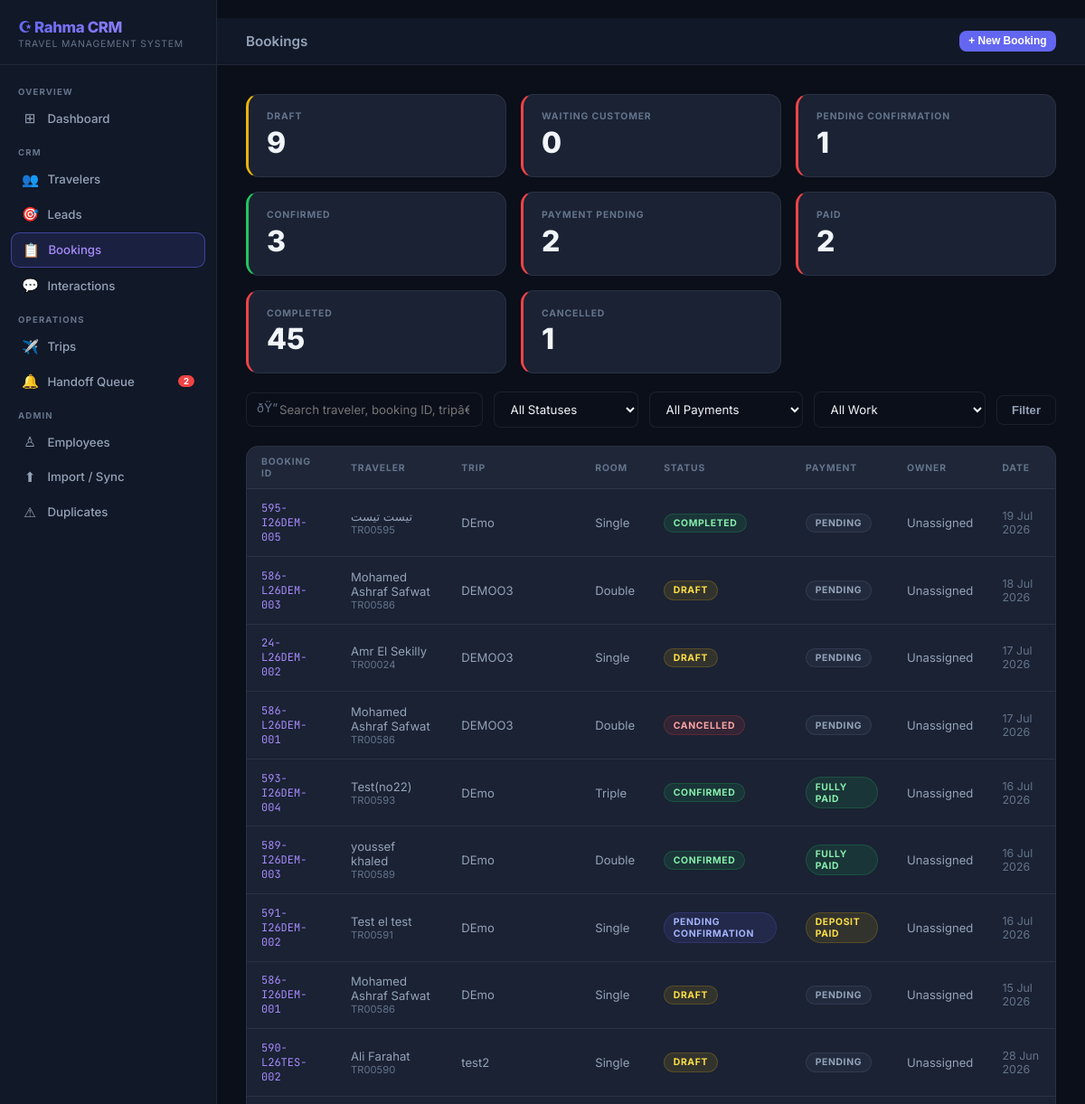
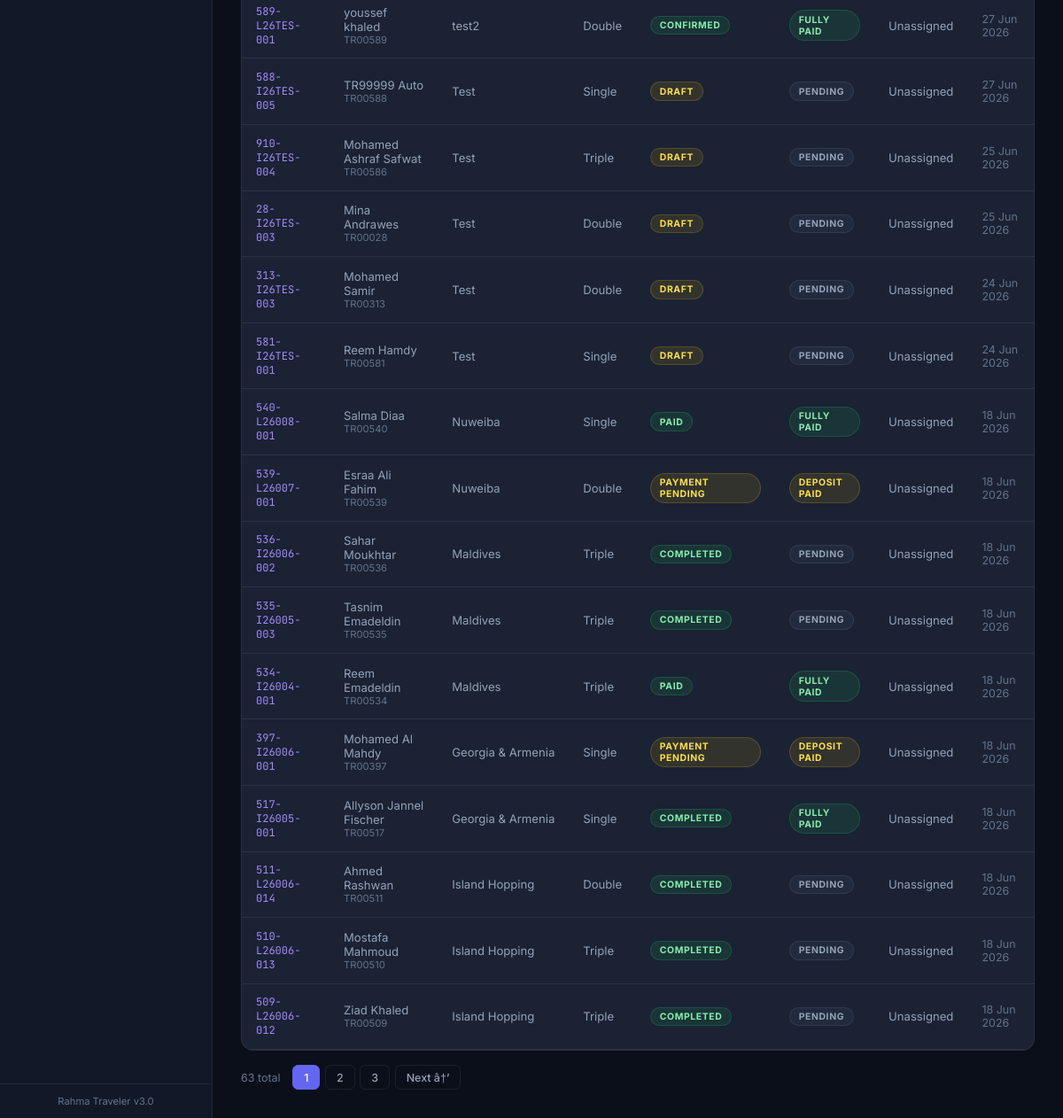
The page /bookings/ on the database its author committed (2 pictures, top to bottom).
### app/models/booking.py (models this page shows, shortened)
class TripBooking(db.Model):
    __tablename__ = 'trip_bookings'
    booking_id = db.Column(db.String(50), primary_key=True)
    trip_id = db.Column(db.String(50), db.ForeignKey('trips.trip_id'))
    trip_name = db.Column(db.String(200))
    traveler_id = db.Column(db.String(20), db.ForeignKey('travelers.traveler_id'))
    traveler_name = db.Column(db.String(200))
    room_type = db.Column(db.String(50))
    flight_option = db.Column(db.String(50))
    date_option = db.Column(db.String(50))
    currency = db.Column(db.String(20))
    group_size = db.Column(db.Integer, default=1)
    booking_status = db.Column(db.String(50)) # Draft / Confirmed / Cancelled
    draft_created_at = db.Column(db.DateTime, default=_utc_now)
    booking_source = db.Column(db.String(100))
    lead_id = db.Column(db.String(50))
    interaction_id = db.Column(db.String(50))
    alert_id = db.Column(db.String(50))
    payment_status = db.Column(db.String(100))
    passport_required = db.Column(db.Boolean, default=False)
    passport_status = db.Column(db.String(50))
    booking_notes = db.Column(db.Text)
    assigned_to = db.Column(db.String(100))
    assigned_to_user_id = db.Column(db.Integer, db.ForeignKey('users.id'), index=True)
    assigned_at = db.Column(db.DateTime)
    assigned_by_user_id = db.Column(db.Integer, db.ForeignKey('users.id'), index=True)
    priority = db.Column(db.String(50))
    next_follow_up_at = db.Column(db.DateTime)
    next_action = db.Column(db.String(200))
    last_contact_at = db.Column(db.DateTime)
    customer_response_status = db.Column(db.String(100))
    assigned_user = db.relationship(
        'User',
        foreign_keys=[assigned_to_user_id],
        back_populates='assigned_bookings',
    )
    assigned_by_user = db.relationship('User', foreign_keys=[assigned_by_user_id])

### app/routes/bookings.py (the view, shortened to what this page needs)
@bookings_bp.route('/')
def index():
    q = request.args.get('q', '')
    status = request.args.get('status', '')
    payment = request.args.get('payment', '')
    queue = request.args.get('queue', '')
    employee_id = request.args.get('employee_id', type=int)
    page = request.args.get('page', 1, type=int)
    per_page = 25
    query = TripBooking.query
    if status:
        query = query.filter(TripBooking.booking_status == status)
    if payment:
        query = query.filter(TripBooking.payment_status == payment)
    if queue == 'assigned_to_me':
        query = query.filter(TripBooking.assigned_to_user_id == current_user_id())
    elif employee_id and has_permission('view_all'):
        query = query.filter(TripBooking.assigned_to_user_id == employee_id)
    elif queue == 'unassigned':
        query = query.filter(TripBooking.assigned_to_user_id.is_(None))
    elif queue == 'inactive_owner':
        query = query.filter(TripBooking.assigned_user.has(User.is_active.is_(False)))
    elif queue == 'overdue':
        query = query.filter(TripBooking.next_follow_up_at < datetime.combine(date.today(), datetime.min.time()))
    elif queue == 'today':
        start = datetime.combine(date.today(), datetime.min.time())
        end = datetime.combine(date.today(), datetime.max.time())
        query = query.filter(and_(TripBooking.next_follow_up_at >= start, TripBooking.next_follow_up_at <= end))
    elif queue == 'waiting_customer':
        query = query.filter(TripBooking.booking_status == 'Waiting Customer')
    elif queue == 'deposit_pending':
        query = query.filter(or_(TripBooking.payment_status == 'Pending', TripBooking.booking_status == 'Payment Pending'))
    elif queue == 'documents_missing':
        query = query.filter(TripBooking.passport_status == 'pending')
    pagination = query.order_by(TripBooking.draft_created_at.desc()).paginate(
        page=page, per_page=per_page, error_out=False)
    bookings = pagination.items
    counts = {s: TripBooking.query.filter_by(booking_status=s).count() for s in BOOKING_STATUSES}
    active_trips = Trip.query.filter(Trip.sales_status == 'Open').all()
    trips_data = [t.to_dict() for t in active_trips]
    return render_template('bookings/index.html',
                           bookings=bookings,
                           pagination=pagination,
                           total_count=pagination.total,
                           q=q,
                           current_status=status,
                           current_payment=payment,
                           current_queue=queue,
                           current_employee_id=employee_id,
                           employees=active_assignees() if has_permission('view_all') else [],
                           can_assign=has_permission('assign_work'),
                           statuses=BOOKING_STATUSES,
                           payment_statuses=PAYMENT_STATUSES,
                           counts=counts,
                           trips_data=trips_data,
                           today=date.today())

### app/security.py (called while the page is built, shortened)
def _configured_token() -> str:
    return str(current_app.config.get("CRM_API_TOKEN") or os.getenv("CRM_API_TOKEN", "")).strip()

def _api_token_authenticated() -> bool:
    configured = _configured_token()
    supplied = request.headers.get("X-CRM-API-Key", "").strip()
    authorization = request.headers.get("Authorization", "")
    if authorization.lower().startswith("bearer "):
        supplied = authorization[7:].strip()
    return bool(configured and supplied and hmac.compare_digest(configured, supplied))

def _role() -> str:
    user = current_user()
    if user:
        return str(user.role or "").strip().lower()
    if _api_token_authenticated():
        return str(request.headers.get("X-CRM-Role") or "agent").strip().lower()
    return ""

def current_user() -> User | None:
    raw_id = session.get("user_id")
    try:
        user_id = int(raw_id)
    except (TypeError, ValueError):
        return None
    user = db.session.get(User, user_id)
    return user if user and user.is_active else None

def current_role() -> str:
    return _role()

def has_permission(permission: str) -> bool:
    return permission in ROLE_PERMISSIONS.get(current_role(), set())

def generate_csrf_token() -> str:
    token = session.get("csrf_token")
    if not token:
        token = secrets.token_urlsafe(32)
        session["csrf_token"] = token
    return str(token)

def crm_request_guard():
    is_sensitive_read = request.method == "GET" and any(
        marker in request.path for marker in SENSITIVE_READ_MARKERS
    )
    if request.method not in WRITE_METHODS and not is_sensitive_read:
        return None

### app/templates/bookings/index.html (shortened to what this page needs)
﻿{% extends "base.html" %}
{% block topbar_title %}Bookings{% endblock %}
{% block topbar_actions %}
<button onclick="openModal('createBooking')" class="btn btn-primary btn-sm">+ New Booking</button>
{% endblock %}
{% block content %}
<div class="kpi-grid" style="grid-template-columns:repeat(3,1fr);margin-bottom:1.25rem">
    {% for s, color in [('Draft','badge-yellow'),('Waiting Customer','badge-blue'),('Pending Confirmation','badge-blue'),('Confirmed','badge-green'),('Payment Pending','badge-yellow'),('Paid','badge-green'),('Completed','badge-green'),('Cancelled','badge-red')] %}
    <a href="{{ url_for('bookings.index', status=s) }}" style="text-decoration:none">
        <div class="kpi-card" style="border-left:3px solid {% if s == 'Draft' %}var(--yellow){% elif s == 'Confirmed' %}var(--green){% else %}var(--red){% endif %}">
            <div class="kpi-label">{{ s }}</div>
            <div class="kpi-value">{{ counts.get(s, 0) }}</div>
        </div>
    </a>
    {% endfor %}
</div>
<form method="GET" action="{{ url_for('bookings.index') }}" class="search-bar">
    <div class="search-input-wrap">
        <span class="search-icon">ðŸ”</span>
        <input class="form-input" type="text" name="q" value="{{ q }}" placeholder="Search traveler, booking ID, tripâ€¦">
    </div>
    <select class="form-select" name="status" style="width:160px">
        <option value="">All Statuses</option>
    </select>
    <select class="form-select" name="payment" style="width:170px">
        <option value="">All Payments</option>
    </select>
    <select class="form-select" name="queue" style="width:190px">
        <option value="">All Work</option>
    </select>
    <button type="submit" class="btn btn-ghost">Filter</button>
</form>
{% if bookings %}
<div class="card" style="padding:0;overflow:hidden">
    <table class="data-table">
        <thead><tr>
            <th>Booking ID</th><th>Traveler</th><th>Trip</th><th>Room</th><th>Status</th><th>Payment</th><th>Owner</th><th>Date</th>
        </tr></thead>
        <tbody>
        {% for b in bookings %}
        <tr onclick="window.location='{{ url_for('bookings.detail', booking_id=b.booking_id) }}'">
            <td class="mono">{{ b.booking_id }}</td>
            <td>
                <div class="primary">{{ b.traveler_name or 'â€”' }}</div>
                {% if b.traveler_id %}<div style="font-size:0.7rem;color:var(--text-muted)">{{ b.traveler_id }}</div>{% endif %}
            </td>
            <td style="max-width:160px;overflow:hidden;text-overflow:ellipsis;white-space:nowrap">{{ b.trip_name or b.trip_id or 'â€”' }}</td>
            <td>{{ b.room_type or 'â€”' }}</td>
            <td>
                {% if b.booking_status == 'Confirmed' %}<span class="badge badge-green">Confirmed</span>
                {% elif b.booking_status == 'Payment Pending' %}<span class="badge badge-yellow">Payment Pending</span>
                {% elif b.booking_status == 'Paid' or b.booking_status == 'Completed' %}<span class="badge badge-green">{{ b.booking_status }}</span>
                {% elif b.booking_status == 'Waiting Customer' or b.booking_status == 'Pending Confirmation' %}<span class="badge badge-blue">{{ b.booking_status }}</span>
                {% elif b.booking_status == 'Cancelled' %}<span class="badge badge-red">Cancelled</span>
                {% else %}<span class="badge badge-yellow">Draft</span>{% endif %}
            </td>
            <td>
                {% if b.payment_status == 'Fully Paid' %}<span class="badge badge-green">{{ b.payment_status }}</span>
                {% elif b.payment_status == 'Deposit Paid' %}<span class="badge badge-yellow">{{ b.payment_status }}</span>
                {% elif b.payment_status == 'Refunded' %}<span class="badge badge-red">{{ b.payment_status }}</span>
                {% else %}<span class="badge badge-gray">{{ b.payment_status or 'Pending' }}</span>{% endif %}
            </td>
            <td>{{ b.assigned_user.display_name if b.assigned_user else (b.assigned_to or 'Unassigned') }}</td>
            <td style="font-size:0.78rem;color:var(--text-muted)">{{ b.draft_created_at.strftime('%d %b %Y') if b.draft_created_at else 'â€”' }}</td>
        </tr>
        {% endfor %}
        </tbody>
    </table>
</div>
<div class="pagination">
    <span style="font-size:0.78rem;color:var(--text-muted);margin-right:0.5rem">{{ total_count }} total</span>
    {% for p in pagination.iter_pages(left_edge=1, right_edge=1, left_current=2, right_current=2) %}
        {% if p %}<a href="{{ url_for('bookings.index', page=p, q=q, status=current_status, payment=current_payment, queue=current_queue, employee_id=current_employee_id) }}" class="page-btn {% if p == pagination.page %}active{% endif %}">{{ p }}</a>
        {% else %}<span style="padding:0 0.25rem;color:var(--text-muted)">â€¦</span>{% endif %}
    {% endfor %}
    {% if pagination.has_next %}
    <a href="{{ url_for('bookings.index', page=pagination.next_num, q=q, status=current_status, payment=current_payment, queue=current_queue, employee_id=current_employee_id) }}" class="page-btn">Next â†’</a>
    {% endif %}
</div>
{% endif %}
{% endblock %}

### app/templates/base.html (style rules this page uses)
*, *::before, *::after { box-sizing: border-box; margin: 0; padding: 0; }
:root { --bg-base: #0b0f1a; --bg-surface: #111827; --bg-card: #1a2234; --bg-hover: #1e2a40; --border: rgba(255,255,255,0.07); --border-act: rgba(99,102,241,0.5); --accent: #6366f1; --accent-2: #a78bfa; --text-main: #f1f5f9; --text-muted: #64748b; --text-dim: #94a3b8; --green: #22c55e; --yellow: #eab308; --red: #ef4444; --sidebar-w: 240px; }
html, body { height: 100%; font-family: 'Inter', sans-serif; background: var(--bg-base); color: var(--text-main); }
.btn { display: inline-flex; align-items: center; gap: 0.4rem; padding: 0.5rem 1rem; border-radius: 0.5rem; font-size: 0.82rem; font-weight: 600; border: none; cursor: pointer; text-decoration: none; transition: all 0.15s ease; }
.btn-primary { background: var(--accent); color: #fff; }
.btn-ghost { background: transparent; color: var(--text-dim); border: 1px solid var(--border); }
.btn-sm { padding: 0.3rem 0.65rem; font-size: 0.75rem; }
.card { background: var(--bg-card); border: 1px solid var(--border); border-radius: 0.875rem; padding: 1.5rem; }
.badge { display: inline-flex; align-items: center; padding: 0.2rem 0.6rem; border-radius: 999px; font-size: 0.65rem; font-weight: 700; text-transform: uppercase; letter-spacing: 0.06em; }
.badge-green { background: rgba(34,197,94,0.12); color: #86efac; border: 1px solid rgba(34,197,94,0.2); }
.badge-yellow { background: rgba(234,179,8,0.12); color: #fde047; border: 1px solid rgba(234,179,8,0.2); }
.badge-red { background: rgba(239,68,68,0.12); color: #fca5a5; border: 1px solid rgba(239,68,68,0.2); }
.badge-blue { background: rgba(99,102,241,0.12); color: #a5b4fc; border: 1px solid rgba(99,102,241,0.2); }
.badge-gray { background: rgba(100,116,139,0.12);color: #94a3b8; border: 1px solid rgba(100,116,139,0.2); }
.data-table { width: 100%; border-collapse: collapse; font-size: 0.82rem; }
.data-table thead th { text-align: left; padding: 0.65rem 1rem; color: var(--text-muted); font-size: 0.65rem; font-weight: 700; text-transform: uppercase; letter-spacing: 0.08em; border-bottom: 1px solid var(--border); background: rgba(255,255,255,0.02); }
.data-table tbody tr { border-bottom: 1px solid var(--border); transition: background 0.1s; cursor: pointer; }
.data-table tbody td { padding: 0.8rem 1rem; color: var(--text-dim); vertical-align: middle; }
.data-table tbody td.mono { font-family: 'JetBrains Mono', monospace; font-size: 0.75rem; color: var(--accent-2); }
.form-input, .form-select, .form-textarea { width: 100%; background: var(--bg-base); border: 1px solid var(--border); border-radius: 0.5rem; padding: 0.6rem 0.85rem; color: var(--text-main); font-size: 0.83rem; font-family: 'Inter', sans-serif; outline: none; transition: border-color 0.15s; }
.form-select option { background: var(--bg-surface); }
.search-bar { display: flex; gap: 0.75rem; align-items: center; margin-bottom: 1.25rem; flex-wrap: wrap; }
.search-input-wrap { position: relative; flex: 1; min-width: 200px; }
.search-input-wrap input { padding-left: 2.25rem; }
.search-icon { position: absolute; left: 0.75rem; top: 50%; transform: translateY(-50%); color: var(--text-muted); font-size: 0.85rem; pointer-events: none; }
.kpi-grid { display: grid; grid-template-columns: repeat(auto-fit, minmax(170px, 1fr)); gap: 1rem; margin-bottom: 1.5rem; }
.kpi-card { background: var(--bg-card); border: 1px solid var(--border); border-radius: 0.875rem; padding: 1.1rem 1.25rem; }
.kpi-label { font-size: 0.65rem; font-weight: 700; color: var(--text-muted); text-transform: uppercase; letter-spacing: 0.08em; }
.kpi-value { font-size: 2rem; font-weight: 800; color: var(--text-main); line-height: 1.1; margin: 0.3rem 0 0.15rem; }
.pagination { display: flex; align-items: center; gap: 0.35rem; margin-top: 1rem; }
.page-btn { padding: 0.35rem 0.75rem; border-radius: 0.4rem; font-size: 0.78rem; font-weight: 500; text-decoration: none; color: var(--text-dim); border: 1px solid var(--border); transition: all 0.15s; }
.page-btn.active { background: var(--accent); color: #fff; border-color: var(--accent); }

### rows shown on the page
TripBooking: booking_status "PENDING CONFIRMATION", get "1", booking_id "591-I26DEM-002", traveler_name "Test el test", traveler_id "TR00591", trip_name "DEmo", room_type "Single", payment_status "DEPOSIT PAID", assigned_user "Unassigned", draft_created_at "16 Jul 2026"
TripBooking: booking_status "CONFIRMED", get "3", booking_id "593-I26DEM-004", traveler_name "Test(no22)", traveler_id "TR00593", trip_name "DEmo", room_type "Triple", payment_status "FULLY PAID", assigned_user "Unassigned", draft_created_at "16 Jul 2026"
TripBooking: booking_id "595-I26DEM-005", traveler_name "تيست تيست", traveler_id "TR00595", trip_name "DEmo", room_type "Single", booking_status "COMPLETED", payment_status "PENDING", assigned_user "Unassigned", draft_created_at "19 Jul 2026"
TripBooking: booking_id "586-L26DEM-003", traveler_name "Mohamed Ashraf Safwat", traveler_id "TR00586", trip_name "DEMOO3", room_type "Double", booking_status "DRAFT", payment_status "PENDING", assigned_user "Unassigned", draft_created_at "18 Jul 2026"
TripBooking: booking_id "24-L26DEM-002", traveler_name "Amr El Sekilly", traveler_id "TR00024", trip_name "DEMOO3", room_type "Single", booking_status "DRAFT", payment_status "PENDING", assigned_user "Unassigned", draft_created_at "17 Jul 2026"
TripBooking: booking_id "586-L26DEM-001", traveler_name "Mohamed Ashraf Safwat", traveler_id "TR00586", trip_name "DEMOO3", room_type "Double", booking_status "CANCELLED", payment_status "PENDING", assigned_user "Unassigned", draft_created_at "17 Jul 2026"
TripBooking: booking_id "589-I26DEM-003", traveler_name "youssef khaled", traveler_id "TR00589", trip_name "DEmo", room_type "Double", booking_status "CONFIRMED", payment_status "FULLY PAID", assigned_user "Unassigned", draft_created_at "16 Jul 2026"
TripBooking: booking_id "586-I26DEM-001", traveler_name "Mohamed Ashraf Safwat", traveler_id "TR00586", trip_name "DEmo", room_type "Single", booking_status "DRAFT", payment_status "PENDING", assigned_user "Unassigned", draft_created_at "15 Jul 2026"
TripBooking: booking_id "590-L26TES-002", traveler_name "Ali Farahat", traveler_id "TR00590", trip_name "test2", room_type "Single", booking_status "DRAFT", payment_status "PENDING", assigned_user "Unassigned", draft_created_at "28 Jun 2026"
TripBooking: booking_id "589-L26TES-001", traveler_name "youssef khaled", traveler_id "TR00589", trip_name "test2", room_type "Double", booking_status "CONFIRMED", payment_status "FULLY PAID", assigned_user "Unassigned", draft_created_at "27 Jun 2026"
TripBooking: booking_id "588-I26TES-005", traveler_name "TR99999 Auto", traveler_id "TR00588", trip_name "Test", room_type "Single", booking_status "DRAFT", payment_status "PENDING", assigned_user "Unassigned", draft_created_at "27 Jun 2026"
TripBooking: booking_id "910-I26TES-004", traveler_name "Mohamed Ashraf Safwat", traveler_id "TR00586", trip_name "Test", room_type "Triple", booking_status "DRAFT", payment_status "PENDING", assigned_user "Unassigned", draft_created_at "25 Jun 2026"
TripBooking: booking_id "28-I26TES-003", traveler_name "Mina Andrawes", traveler_id "TR00028", trip_name "Test", room_type "Double", booking_status "DRAFT", payment_status "PENDING", assigned_user "Unassigned", draft_created_at "25 Jun 2026"
TripBooking: booking_id "313-I26TES-003", traveler_name "Mohamed Samir", traveler_id "TR00313", trip_name "Test", room_type "Double", booking_status "DRAFT", payment_status "PENDING", assigned_user "Unassigned", draft_created_at "24 Jun 2026"
TripBooking: booking_id "581-I26TES-001", traveler_name "Reem Hamdy", traveler_id "TR00581", trip_name "Test", room_type "Single", booking_status "DRAFT", payment_status "PENDING", assigned_user "Unassigned", draft_created_at "24 Jun 2026"
TripBooking: booking_id "540-L26008-001", traveler_name "Salma Diaa", traveler_id "TR00540", trip_name "Nuweiba", room_type "Single", booking_status "PAID", payment_status "FULLY PAID", assigned_user "Unassigned", draft_created_at "18 Jun 2026"
TripBooking: booking_id "539-L26007-001", traveler_name "Esraa Ali Fahim", traveler_id "TR00539", trip_name "Nuweiba", room_type "Double", booking_status "PAYMENT PENDING", payment_status "DEPOSIT PAID", assigned_user "Unassigned", draft_created_at "18 Jun 2026"
TripBooking: booking_id "536-I26006-002", traveler_name "Sahar Moukhtar", traveler_id "TR00536", trip_name "Maldives", room_type "Triple", booking_status "COMPLETED", payment_status "PENDING", assigned_user "Unassigned", draft_created_at "18 Jun 2026"
TripBooking: booking_id "535-I26005-003", traveler_name "Tasnim Emadeldin", traveler_id "TR00535", trip_name "Maldives", room_type "Triple", booking_status "COMPLETED", payment_status "PENDING", assigned_user "Unassigned", draft_created_at "18 Jun 2026"
TripBooking: booking_id "534-I26004-001", traveler_name "Reem Emadeldin", traveler_id "TR00534", trip_name "Maldives", room_type "Triple", booking_status "PAID", payment_status "FULLY PAID", assigned_user "Unassigned", draft_created_at "18 Jun 2026"
TripBooking: booking_id "397-I26006-001", traveler_name "Mohamed Al Mahdy", traveler_id "TR00397", trip_name "Georgia & Armenia", room_type "Single", booking_status "PAYMENT PENDING", payment_status "DEPOSIT PAID", assigned_user "Unassigned", draft_created_at "18 Jun 2026"
TripBooking: booking_id "517-I26005-001", traveler_name "Allyson Jannel Fischer", traveler_id "TR00517", trip_name "Georgia & Armenia", room_type "Single", booking_status "COMPLETED", payment_status "FULLY PAID", assigned_user "Unassigned", draft_created_at "18 Jun 2026"
TripBooking: booking_id "511-L26006-014", traveler_name "Ahmed Rashwan", traveler_id "TR00511", trip_name "Island Hopping", room_type "Double", booking_status "COMPLETED", payment_status "PENDING", assigned_user "Unassigned", draft_created_at "18 Jun 2026"
TripBooking: booking_id "510-L26006-013", traveler_name "Mostafa Mahmoud", traveler_id "TR00510", trip_name "Island Hopping", room_type "Triple", booking_status "COMPLETED", payment_status "PENDING", assigned_user "Unassigned", draft_created_at "18 Jun 2026"
TripBooking: booking_id "509-L26006-012", traveler_name "Ziad Khaled", traveler_id "TR00509", trip_name "Island Hopping", room_type "Triple", booking_status "COMPLETED", payment_status "PENDING", assigned_user "Unassigned", draft_created_at "18 Jun 2026"

### other values the page prints
{{ s }} "DRAFT" "WAITING CUSTOMER" "PAYMENT PENDING" "PAID" "COMPLETED" "CANCELLED"
{{ counts.get(s, 0) }} "9" "0" "2" "2" "45" "1"
{{ total_count }} "63"
{{ p }} "1" "2" "3"
